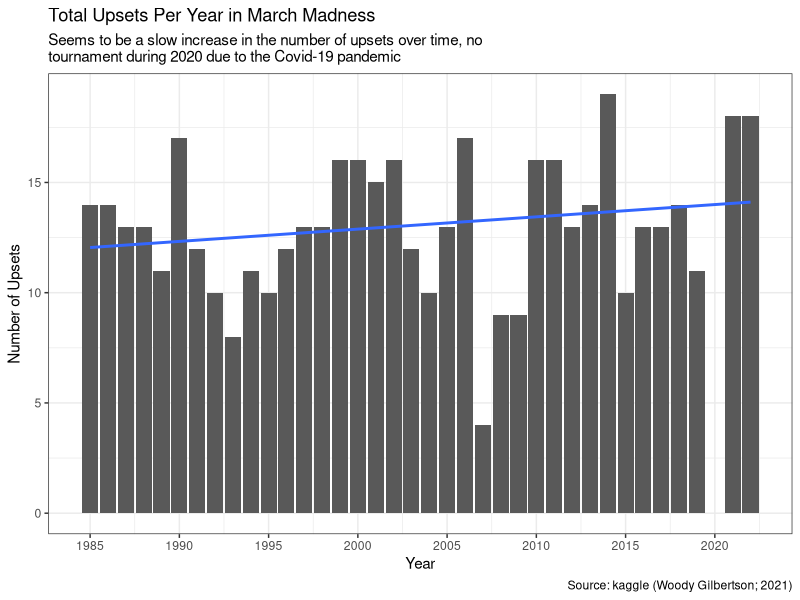

Generate this figure with R:
## ---- chunk 1
knitr::opts_chunk$set(echo = TRUE)
library(tidyverse)
library(dplyr)
library(ggthemes)
## ---- chunk 2
total_upsets <- read_csv(file = "data_cleaned.csv")
                
 # mutated upset twice for clarification that 1 = true and 0 = false
# wrangling with the data table

upsets_by_year <- total_upsets |> 
  select(WSEED, LSEED, YEAR, ROUND) |> 
  mutate(upset = if_else(WSEED > LSEED + 1, TRUE, FALSE)) |> 
  mutate(upset = if_else(WSEED > LSEED + 1, 1, 0)) |> 
  group_by(YEAR) |> 
  summarize(upsets_per_year = sum(upset))

# this puts the 2022 upsets into a tibble

last_year_upsets <- tribble(~YEAR, ~upsets_per_year, 
                            2022, 18)

# joining the filtered data table and the 2022 upsets tibble

all_upsets <- full_join(upsets_by_year, last_year_upsets)

# now making the plot 

all_upsets |> 
  ggplot(aes(x = YEAR, y = upsets_per_year)) + 
    geom_col() + 
    geom_smooth(method = "lm", formula = y ~ x, se = FALSE) + 
    scale_x_continuous(breaks = c(1985, 1990, 1995, 2000, 2005,                                     2010, 2015, 2020)) + 
    scale_y_continuous(breaks = c(0, 5, 10, 15, 20)) + 
    labs(title = "Total Upsets Per Year in March Madness", 
         subtitle = "Seems to be a slow increase in the number of upsets over time, no\ntournament during 2020 due to the Covid-19 pandemic", 
         x = "Year", 
         y = "Number of Upsets", 
         caption = "Source: kaggle (Woody Gilbertson; 2021)") + 
    theme_bw()
  
# should I color this graph? (add fill)
